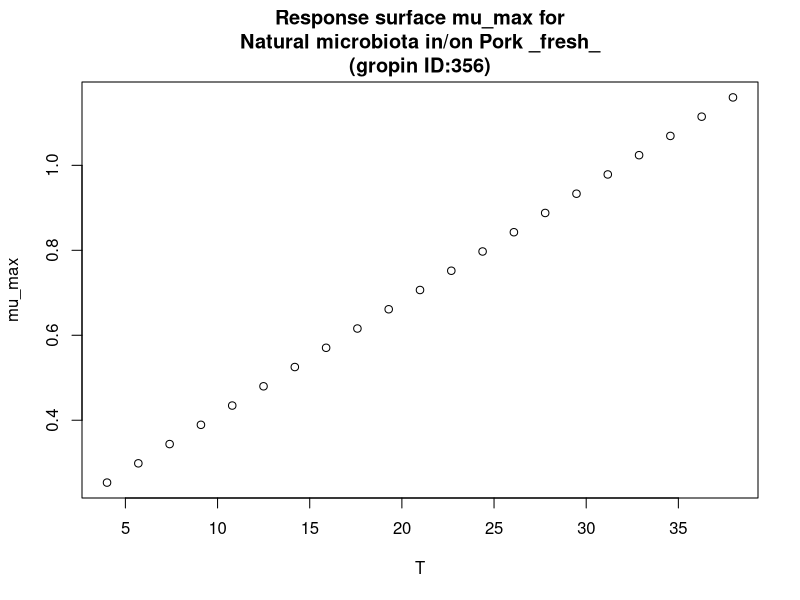

The R script that drew this image:
#############################
# start of Parameter script
#############################
T <- seq(4.004,37.962037962038,length.out=21)
#############################
# end of Parameter script
#############################
############################# 
# start of Model script Gropin ID 356 
#############################
 
# constant coefficients for this model
 
variables <- data.frame(T)
argumentsPar <- expand.grid(variables)
 
# heart of the model
response_surface <- function(T) {
   mumax <-0.0267*(T+5.48)

return(mumax=mumax)
} 

# output parameters
mumax <- cbind(argumentsPar,response_surface(argumentsPar['T']))
colnames(mumax) <- c(colnames(argumentsPar),'mumax')
#############################
# End of Model script
#############################
############################# 
# start of Visualisation script Gropin ID 356 
#############################
plot(T,mumax$mumax,
                          xlab='T',
                          ylab='mu_max',main='Response surface mu_max for
Natural microbiota in/on Pork _fresh_
(gropin ID:356)')
#############################
# End of Visualisation script
#############################
